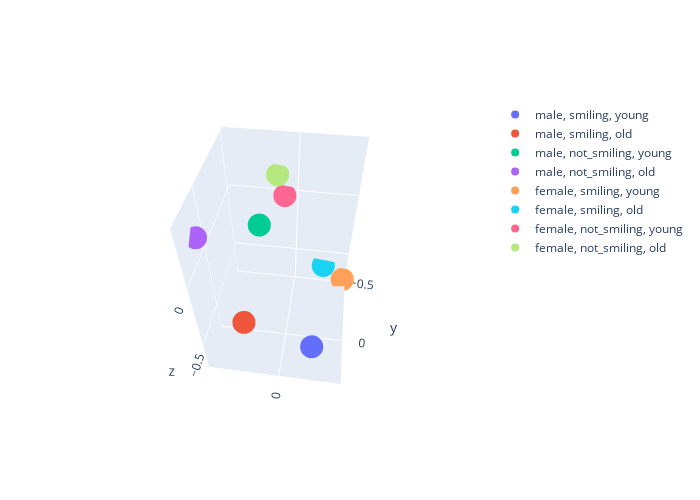

Notebook cell for this chart:
### Markdown cell above
---
Visualization of the label.

You can control it interactively.

---

### Code cell
trace = []
for lbl in range(len(classes)):
    m = center[lbl]
    _x = m[0:1] 
    _y = m[1:2]
    _z = m[2:]
    trace.append(go.Scatter3d(x=_x, y=_y, z=_z, mode="markers", name=f"{label_discription[classes[lbl]]}", 
#     trace.append(go.Scatter3d(x=_x, y=_y, z=_z, mode="markers", name=f"{classes[lbl]}", 
                              marker = dict(size=8)))
layout = go.Layout(width=700, height=500)    
data = trace
fig = dict(data=data, layout=layout)
iplot(fig)

### Figure 1 — Plotly figure (JSON) as saved in the notebook; plotly's stock layout.template omitted (floating-point values rounded to 4 significant figures)
{"data": [{"marker": {"size": 8}, "mode": "markers", "name": "male, smiling, young", "type": "scatter3d", "x": [-0.1758], "y": [0.2739], "z": [-0.4117]}, {"marker": {"size": 8}, "mode": "markers", "name": "male, smiling, old", "type": "scatter3d", "x": [0.2007], "y": [0.2256], "z": [-0.328]}, {"marker": {"size": 8}, "mode": "markers", "name": "male, not_smiling, young", "type": "scatter3d", "x": [0.09122], "y": [0.1896], "z": [0.3508]}, {"marker": {"size": 8}, "mode": "markers", "name": "male, not_smiling, old", "type": "scatter3d", "x": [0.4084], "y": [0.1409], "z": [0.1925]}, {"marker": {"size": 8}, "mode": "markers", "name": "female, smiling, young", "type": "scatter3d", "x": [-0.3458], "y": [-0.4962], "z": [-0.7121]}, {"marker": {"size": 8}, "mode": "markers", "name": "female, smiling, old", "type": "scatter3d", "x": [-0.1987], "y": [-0.5255], "z": [-0.6167]}, {"marker": {"size": 8}, "mode": "markers", "name": "female, not_smiling, young", "type": "scatter3d", "x": [0.07907], "y": [-0.5096], "z": [-0.015]}, {"marker": {"size": 8}, "mode": "markers", "name": "female, not_smiling, old", "type": "scatter3d", "x": [0.1221], "y": [-0.5108], "z": [0.1301]}], "layout": {"height": 500, "scene": {"aspectmode": "auto", "aspectratio": {"x": 0.8747, "y": 0.9272, "z": 1.233}, "camera": {"center": {"x": 0, "y": 0, "z": 0}, "eye": {"x": -0.2304, "y": 1.649, "z": 1.744}, "projection": {"type": "perspective"}, "up": {"x": 0, "y": 0, "z": 1}}}, "width": 700}}
